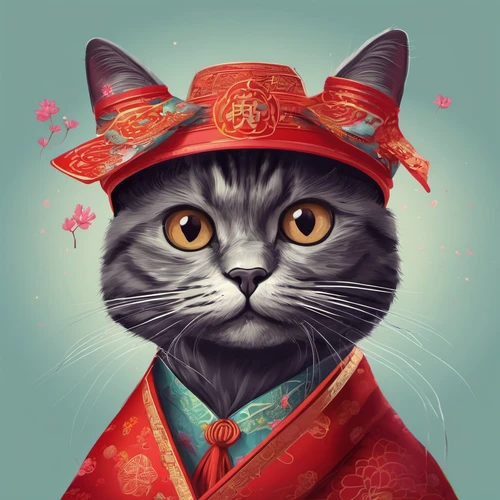
#> input picture cat.jpg, 500 x 500 px
$ python -i index.py   (imports and definitions only)
#> lines starting #> are read from the running program, lines starting #| are printed output that depends on the picture; after the words box and inside, x2 and y2 are one past the last pixel; in counts of white or black regions, pixels touching at a corner belong together
import os
import sys
import tkinter as tk
from tkinter import *
import cv2  # type: ignore # for image processing
import easygui  # to open the filebox
import matplotlib.pyplot as plt

# [4 lines not run here, left out]

# [1 line that did not run here, left out]


def upload():
    ImagePath = easygui.fileopenbox()
    cartoonify(ImagePath)


def cartoonify(ImagePath):
    # read the image
#> called with ImagePath = 'cat.jpg'
    originalmage = cv2.imread(ImagePath)
#> originalmage is the input picture: shape (500, 500, 3); mean B, G, R 114.1, 118.8, 133.2
    originalmage = cv2.cvtColor(originalmage, cv2.COLOR_BGR2RGB)

    # confirm that image is chosen
    if originalmage is None:
        print("Can not find any image. Choose appropriate file")
        return

    ReSized1 = cv2.resize(originalmage, (960, 540))
    # plt.imshow(ReSized1, cmap='gray')

    # converting an image to grayscale
    grayScaleImage = cv2.cvtColor(originalmage, cv2.COLOR_BGR2GRAY)
    ReSized2 = cv2.resize(grayScaleImage, (960, 540))
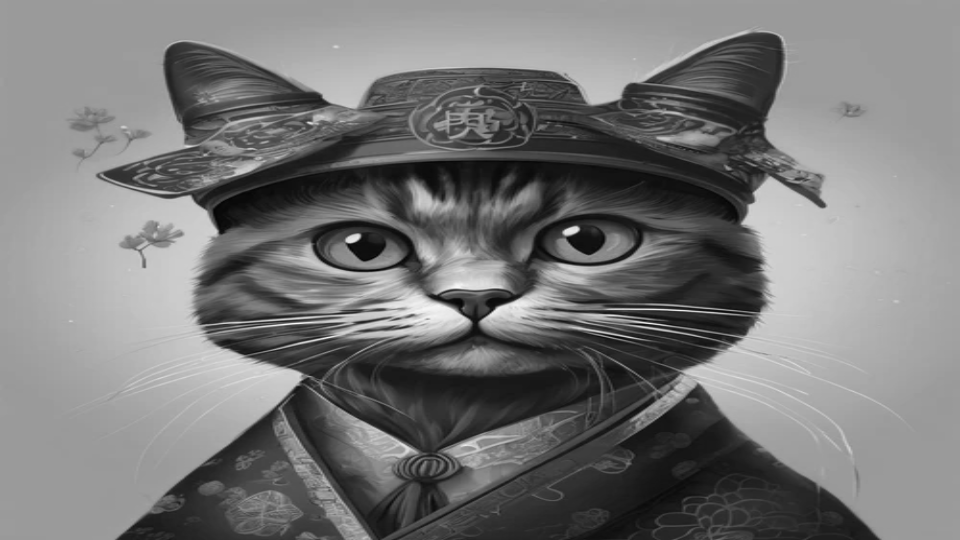
#> ReSized2: shape (540, 960); min 4, max 250, mean 119
    # plt.imshow(ReSized2, cmap='gray')

    # applying median blur to smoothen an image
    smoothGrayScale = cv2.medianBlur(grayScaleImage, 5)
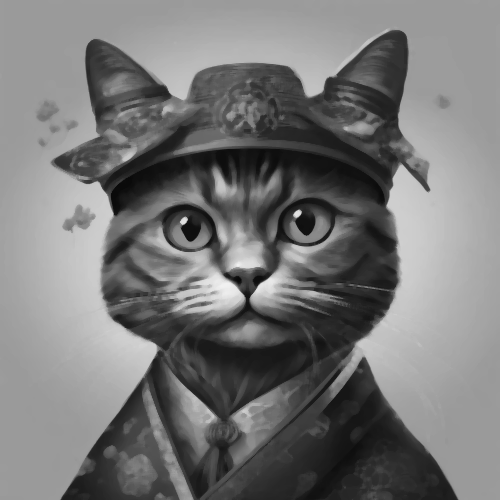
#> smoothGrayScale: shape (500, 500); min 9, max 241, mean 118.3
    ReSized3 = cv2.resize(smoothGrayScale, (960, 540))
    # plt.imshow(ReSized3, cmap='gray')

    # Retrieving the edges for cartoon effect
    # Use Canny edge detection
    edges = cv2.adaptiveThreshold(
        smoothGrayScale, 255, cv2.ADAPTIVE_THRESH_MEAN_C, cv2.THRESH_BINARY, 9, 9
    )
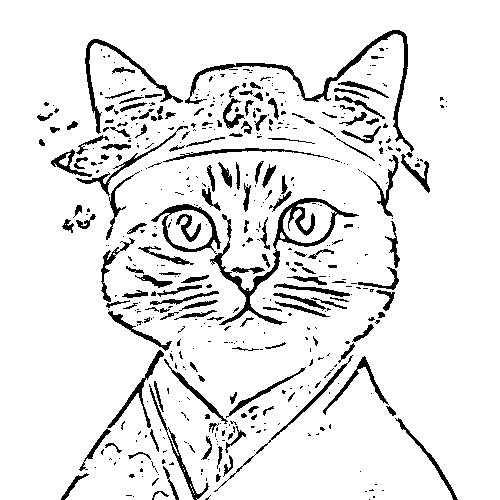
#> edges: shape (500, 500); 90.8% white; 495 black regions (335 under 20 px), largest, box (x1, y1, x2, y2) and area: (210, 198, 359, 325) 2110, (185, 30, 414, 152) 1698, (85, 39, 183, 134) 854
    ReSized4 = cv2.resize(edges, (960, 540))
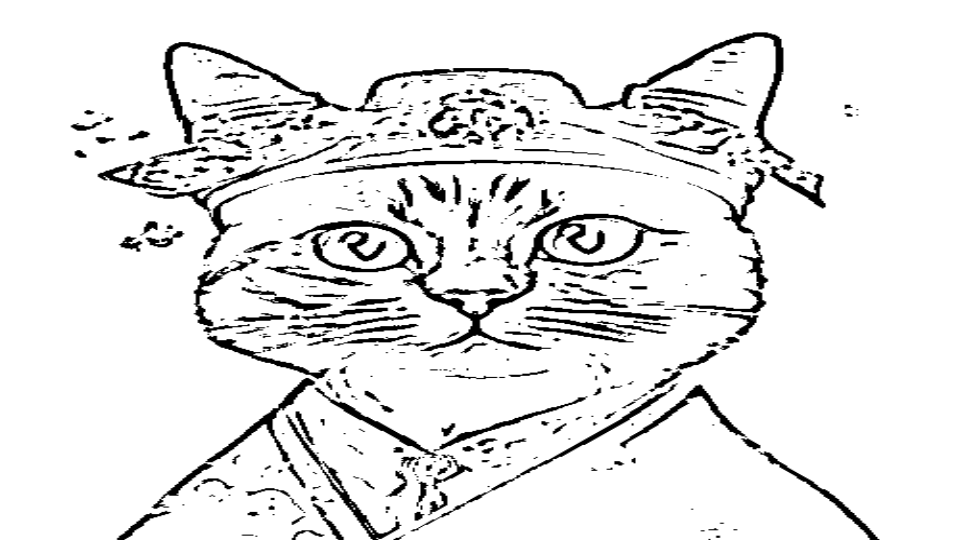
#> ReSized4: shape (540, 960); min 0, max 255, mean 231.5
    # plt.imshow(ReSized4, cmap='gray')

    # Applying bilateral filter to remove noise and keep edge sharp as required
    colorImage = cv2.bilateralFilter(originalmage, 9, 300, 300)
    ReSized5 = cv2.resize(colorImage, (960, 540))
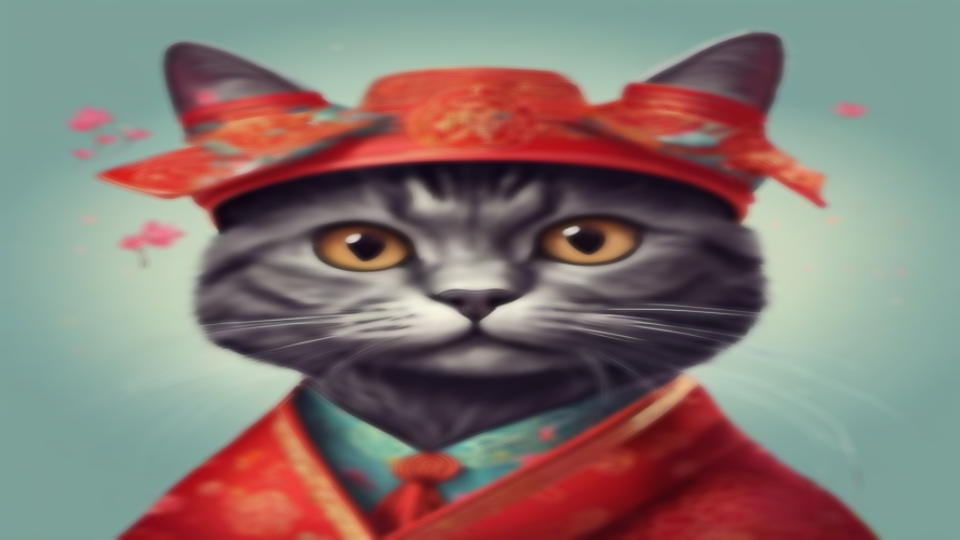
#> ReSized5: shape (540, 960, 3); mean R, G, B 133, 118.7, 114
    # plt.imshow(ReSized5, cmap='gray')

    # Masking edged image with our "BEAUTIFY" image
    cartoonImage = cv2.bitwise_and(colorImage, colorImage, mask=edges)
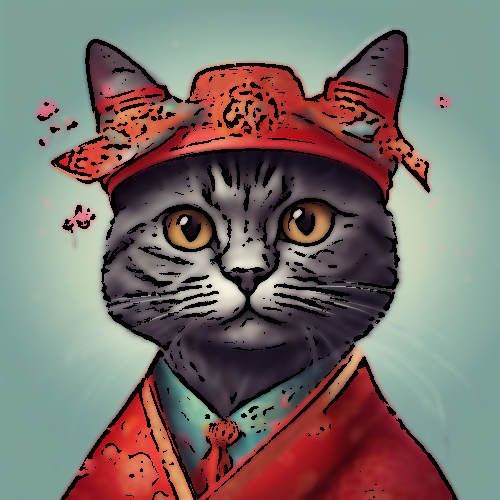
#> cartoonImage: shape (500, 500, 3); mean R, G, B 122, 112.5, 107.7
    ReSized6 = cv2.resize(cartoonImage, (960, 540))
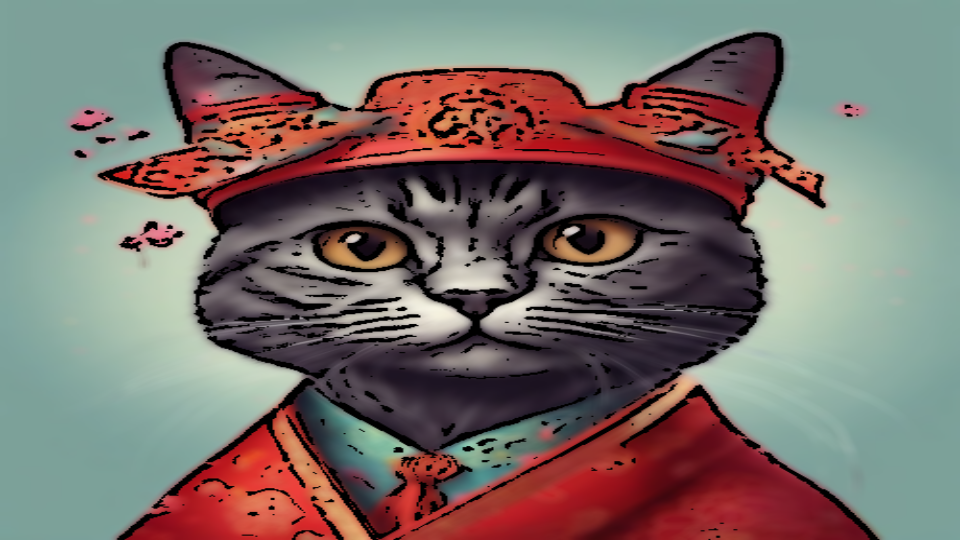
#> ReSized6: shape (540, 960, 3); mean R, G, B 121.9, 112.5, 107.7
    # plt.imshow(ReSized6, cmap='gray')

    # Plotting the whole transition
    images = [ReSized1, ReSized2, ReSized3, ReSized4, ReSized5, ReSized6]
    fig, axes = plt.subplots(
        3,
        2,
        figsize=(8, 8),
        subplot_kw={"xticks": [], "yticks": []},
        gridspec_kw=dict(hspace=0.1, wspace=0.1),
    )
    for i, ax in enumerate(axes.flat):
        ax.imshow(images[i], cmap="gray")

    plt.show()


# [1 line that did not run here, left out]
# [6 lines not run here, left out]

>>> result = cartoonify('cat.jpg')
